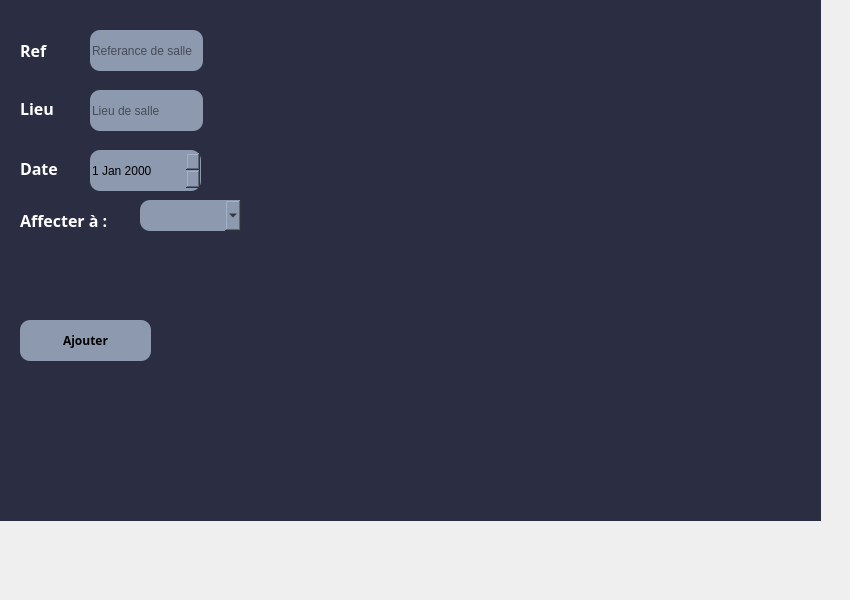
     <widget class="QWidget" name="tab_5">
      <attribute name="title">
       <string>Ajouter</string>
      </attribute>
      <widget class="QLabel" name="label_18">
       <property name="geometry">
        <rect>
         <x>-20</x>
         <y>-70</y>
         <width>841</width>
         <height>591</height>
        </rect>
       </property>
       <property name="styleSheet">
        <string notr="true">background-color: rgb(43, 45, 66);</string>
       </property>
       <property name="text">
        <string/>
       </property>
      </widget>
      <widget class="QLabel" name="label_19">
       <property name="geometry">
        <rect>
         <x>20</x>
         <y>40</y>
         <width>51</width>
         <height>21</height>
        </rect>
       </property>
       <property name="font">
        <font>
         <family>Google Sans</family>
         <pointsize>12</pointsize>
         <weight>75</weight>
         <bold>true</bold>
        </font>
       </property>
       <property name="styleSheet">
        <string notr="true">color: rgb(255, 255, 255);</string>
       </property>
       <property name="text">
        <string>Ref</string>
       </property>
      </widget>
      <widget class="QLineEdit" name="lineEdit_ref">
       <property name="geometry">
        <rect>
         <x>90</x>
         <y>30</y>
         <width>113</width>
         <height>41</height>
        </rect>
       </property>
       <property name="styleSheet">
        <string notr="true">background-color: rgb(141, 153, 174);
border-radius: 10px;</string>
       </property>
       <property name="placeholderText">
        <string>Referance de salle</string>
       </property>
      </widget>
      <widget class="QPushButton" name="pushButton_ajouter">
       <property name="geometry">
        <rect>
         <x>20</x>
         <y>320</y>
         <width>131</width>
         <height>41</height>
        </rect>
       </property>
       <property name="font">
        <font>
         <family>Google Sans</family>
         <pointsize>9</pointsize>
         <weight>75</weight>
         <bold>true</bold>
        </font>
       </property>
       <property name="styleSheet">
        <string notr="true">background-color: rgb(141, 153, 174);
border-radius: 10px;</string>
       </property>
       <property name="text">
        <string>Ajouter</string>
       </property>
       <property name="icon">
        <iconset>
         <normaloff>:/images/images/icon.png</normaloff>:/images/images/icon.png</iconset>
       </property>
      </widget>
      <widget class="QLabel" name="label_15">
       <property name="geometry">
        <rect>
         <x>20</x>
         <y>100</y>
         <width>55</width>
         <height>16</height>
        </rect>
       </property>
       <property name="font">
        <font>
         <family>Google Sans</family>
         <pointsize>12</pointsize>
         <weight>75</weight>
         <bold>true</bold>
        </font>
       </property>
       <property name="styleSheet">
        <string notr="true">color: rgb(255, 255, 255);</string>
       </property>
       <property name="text">
        <string>Lieu</string>
       </property>
      </widget>
      <widget class="QLineEdit" name="lineEdit_lieu">
       <property name="geometry">
        <rect>
         <x>90</x>
         <y>90</y>
         <width>113</width>
         <height>41</height>
        </rect>
       </property>
       <property name="styleSheet">
        <string notr="true">background-color: rgb(141, 153, 174);
border-radius: 10px;</string>
       </property>
       <property name="placeholderText">
        <string>Lieu de salle</string>
       </property>
      </widget>
      <widget class="QLabel" name="label_26">
       <property name="geometry">
        <rect>
         <x>20</x>
         <y>160</y>
         <width>55</width>
         <height>16</height>
        </rect>
       </property>
       <property name="font">
        <font>
         <family>Google Sans</family>
         <pointsize>12</pointsize>
         <weight>75</weight>
         <bold>true</bold>
        </font>
       </property>
       <property name="styleSheet">
        <string notr="true">color: rgb(255, 255, 255);</string>
       </property>
       <property name="text">
        <string>Date</string>
       </property>
      </widget>
      <widget class="QDateEdit" name="dateEdit">
       <property name="geometry">
        <rect>
         <x>90</x>
         <y>150</y>
         <width>111</width>
         <height>41</height>
        </rect>
       </property>
       <property name="styleSheet">
        <string notr="true">background-color: rgb(141, 153, 174);
border-radius: 10px;</string>
       </property>
      </widget>
      <widget class="QLabel" name="label_40">
       <property name="geometry">
        <rect>
         <x>20</x>
         <y>210</y>
         <width>111</width>
         <height>21</height>
        </rect>
       </property>
       <property name="font">
        <font>
         <family>Google Sans</family>
         <pointsize>12</pointsize>
         <weight>75</weight>
         <bold>true</bold>
        </font>
       </property>
       <property name="styleSheet">
        <string notr="true">color: rgb(255, 255, 255);</string>
       </property>
       <property name="text">
        <string>Affecter à :</string>
       </property>
      </widget>
      <widget class="QComboBox" name="comboBox">
       <property name="geometry">
        <rect>
         <x>140</x>
         <y>200</y>
         <width>101</width>
         <height>31</height>
        </rect>
       </property>
       <property name="font">
        <font>
         <family>Google Sans</family>
         <pointsize>10</pointsize>
         <weight>50</weight>
         <bold>false</bold>
        </font>
       </property>
       <property name="styleSheet">
        <string notr="true">background-color: rgb(141, 153, 174);
border-radius: 10px;</string>
       </property>
       <property name="placeholderText">
        <string/>
       </property>
      </widget>
      <widget class="QLabel" name="label_41">
       <property name="geometry">
        <rect>
         <x>320</x>
         <y>60</y>
         <width>321</width>
         <height>281</height>
        </rect>
       </property>
       <property name="text">
        <string/>
       </property>
       <property name="pixmap">
        <pixmap>:/images/images/mariages.jpg</pixmap>
       </property>
       <property name="scaledContents">
        <bool>true</bool>
       </property>
      </widget>
     </widget>
